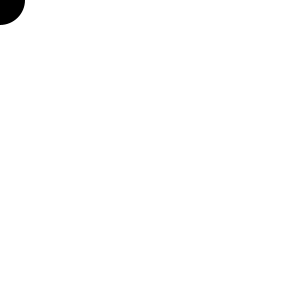
Frame 1 (no input)
Frame 60 (the mouse pressed at the canvas centre just before this capture): identical to frame 1, image omitted
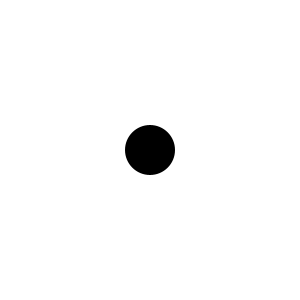
Frame 120 (the mouse held since frame 60 and released just before this capture)

The Processing sketch that drew these frames (run headless with seeded random() and noise(); from frame 60 on, the mouse is pressed at the canvas centre):

// Processing sketch: Challenge_3_a
// ── Challenge_3_a.pde
void setup(){
  size (300,300);
}

void draw(){
  background (255);
  fill(0);
  noStroke();
  ellipse(mouseX, mouseY, 50, 50);
}
